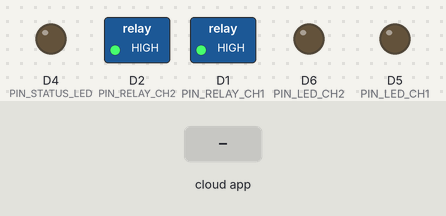
Bench run of a sketch on a simulated ESP8266 (Wemos D1 mini). Parts: switched loads named in the sketch (green lamp = pin HIGH), output pins drawn as LEDs (lit = HIGH). The inputs (shaded band) are chosen by the test bench. WiFi joins after 1.5 s; servers stay silent unless stated; network time is answered at once with the bench clock; the local clock reads 2024-03-15 10:24:30 at power-on unless the sketch sets it; EEPROM starts erased; the Firebase database answers and starts empty; what the sketch prints to the serial monitor is not drawn.

Above: at 3.9 s.
4.0 s: the phone or cloud app sets ch1 to 1
At 6.2 s:
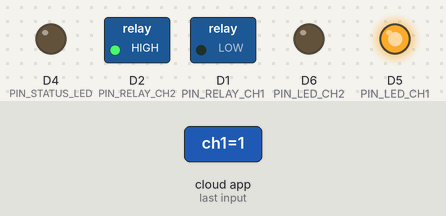
6.5 s: the phone or cloud app sets ch2 to 1
At 7.6 s:
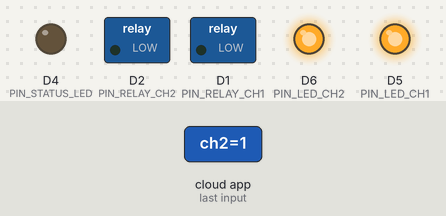
8.8 s: the phone or cloud app sets ch1 to 0
At 9.8 s:
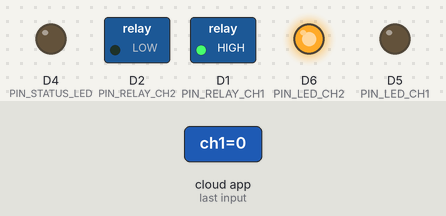
10.7 s: the phone or cloud app sets ch2 to 0
At 12.5 s:
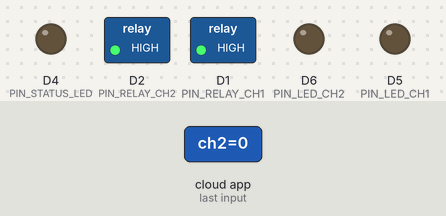
Timing chart, 0 to 14.0 s (numbered marks = the images above; inputs shaded):
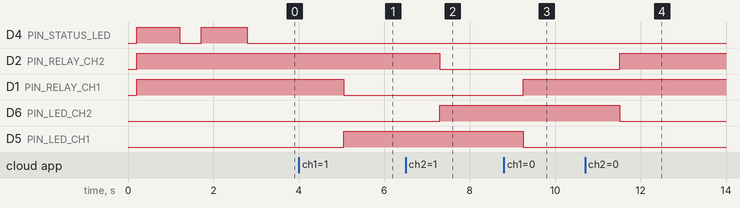

Measured:
- after the input at 4.0 s, D1 (PIN_RELAY_CH1): HIGH → LOW after 1.0 s; D5 (PIN_LED_CH1): LOW → HIGH after 1.0 s
- after the input at 6.5 s, D2 (PIN_RELAY_CH2): HIGH → LOW after 0.80 s; D6 (PIN_LED_CH2): LOW → HIGH after 0.80 s
- after the input at 8.8 s, D1 (PIN_RELAY_CH1): LOW → HIGH after 0.46 s; D5 (PIN_LED_CH1): HIGH → LOW after 0.46 s
- after the input at 10.7 s, D2 (PIN_RELAY_CH2): LOW → HIGH after 0.81 s; D6 (PIN_LED_CH2): HIGH → LOW after 0.81 s

The sketch:

nodemcu_2ch_home_auto.ino
```cpp
/*
 * ═══════════════════════════════════════════════════════════════
 *  Orbit Smart Home — NodeMCU (ESP8266) 2-Channel Firmware
 *  Version: 2.0.0 (Simplified Flat Schema)
 * ═══════════════════════════════════════════════════════════════
 *
 *  HARDWARE:
 *  ─────────────────────────────────────────────────────────────
 *  Board     : NodeMCU 1.0 (ESP-12E) / Wemos D1 Mini
 *  Channel 1 : Relay on D1  → GPIO  5  (RELAY_ACTIVE_LOW = true)
 *  Channel 2 : Relay on D2  → GPIO  4
 *  Status LED: WiFi/Firebase → D4  → GPIO  2  (built-in blue LED)
 *  LED Ch1   : Indication   → D5  → GPIO 14  (ON when ch1 is ON)
 *  LED Ch2   : Indication   → D6  → GPIO 12  (ON when ch2 is ON)
 *
 * ═══════════════════════════════════════════════════════════════
 */

#include <Arduino.h>
#include <ESP8266WiFi.h>
#include <Firebase_ESP_Client.h>
#include <EEPROM.h>
#include <NTPClient.h>
#include <WiFiUdp.h>
#include <addons/TokenHelper.h>
#include <addons/RTDBHelper.h>

// ─── User Configuration ──────────────────────────────────────────────────────

#define WIFI_SSID         "YOUR_WIFI_SSID"
#define WIFI_PASSWORD     "YOUR_WIFI_PASSWORD"

// Firebase project config (copy from .env)
#define FIREBASE_API_KEY  "AIzaSyBGLqqtTbqX3EURUwY0iplcBm0Ryah2I5M"
#define FIREBASE_DB_URL   "https://orbit-d9271-default-rtdb.asia-southeast1.firebasedatabase.app"

// This device's unique credentials (must match Firebase RTDB key)
#define DEVICE_ID         "NODEMCU-2CH-000001"
#define DEVICE_PASSWORD_HASH "91e45b9dc41b1b0cf5576ae64ebaeb1b649771ead2d68df705c91ead989433b5"

// ─── Pin Definitions ─────────────────────────────────────────────────────────
#define PIN_RELAY_CH1     D1   // GPIO  5  — relay for channel 1
#define PIN_RELAY_CH2     D2   // GPIO  4  — relay for channel 2
#define PIN_STATUS_LED    D4   // GPIO  2  — system status LED
#define PIN_LED_CH1       D5   // GPIO 14  — indication LED for channel 1
#define PIN_LED_CH2       D6   // GPIO 12  — indication LED for channel 2

#define STATUS_LED_ACTIVE_LOW   true
#define INDIC_LED_ACTIVE_LOW    false

// ─── Relay Configuration ─────────────────────────────────────────────────────
#define RELAY_ACTIVE_LOW  true
#define RELAY_COUNT       2
#define MAX_CHANNELS      2

const int RELAY_PINS[MAX_CHANNELS] = { PIN_RELAY_CH1, PIN_RELAY_CH2 };
const int LED_PINS[MAX_CHANNELS]   = { PIN_LED_CH1, PIN_LED_CH2 };

#define DEVICE_TYPE   "relay"
#define FIRMWARE_VER  "2.0.0"

// ─── Timing Configuration ────────────────────────────────────────────────────
#define HEARTBEAT_INTERVAL_MS   15000   // Send heartbeat every 15 s
#define FIREBASE_POLL_MS        1000    // Read RTDB every 1 s
#define WIFI_RECONNECT_MS       5000    // WiFi reconnect attempt interval
#define FIREBASE_RECONNECT_MS   10000   // Firebase reconnect attempt interval

#define BLINK_SLOW_MS           1000    // WiFi not connected
#define BLINK_FAST_MS           200     // Firebase not ready

// ─── EEPROM Layout ───────────────────────────────────────────────────────────
#define EEPROM_MAGIC    0xAB
#define EEPROM_SIZE     (1 + MAX_CHANNELS)

// ─── Firebase Objects ─────────────────────────────────────────────────────────
FirebaseData fbdo;
FirebaseData heartbeatFbdo;
FirebaseAuth fbAuth;
FirebaseConfig fbConfig;

// ─── NTP Client ──────────────────────────────────────────────────────────────
WiFiUDP ntpUDP;
NTPClient timeClient(ntpUDP, "pool.ntp.org", 0, 60000);

// ─── State ───────────────────────────────────────────────────────────────────
bool relayStates[MAX_CHANNELS]  = { false, false };
unsigned long lastHeartbeat     = 0;
unsigned long lastFirebasePoll  = 0;
unsigned long lastWifiCheck     = 0;
unsigned long lastFirebaseCheck = 0;
unsigned long lastStatusBlink   = 0;
bool statusLedOn                = false;
bool firebaseReady              = false;

String basePath;
String lastScheduledMinute      = ""; // Prevents double toggles within the same minute

// ─── EEPROM Helpers ──────────────────────────────────────────────────────────
void saveStatesToEEPROM() {
  EEPROM.write(0, EEPROM_MAGIC);
  for (int i = 0; i < RELAY_COUNT; i++) {
    EEPROM.write(1 + i, relayStates[i] ? 1 : 0);
  }
  EEPROM.commit();
  Serial.println("[EEPROM] States saved");
}

bool loadStatesFromEEPROM() {
  if (EEPROM.read(0) != EEPROM_MAGIC) return false;
  for (int i = 0; i < RELAY_COUNT; i++) {
    relayStates[i] = (EEPROM.read(1 + i) == 1);
  }
  return true;
}

// ─── Relay + LED Controls ────────────────────────────────────────────────────
void applyRelayState(int channel, bool state) {
  if (channel < 0 || channel >= MAX_CHANNELS) return;

  // Drive relay
  bool relayPin = RELAY_ACTIVE_LOW ? !state : state;
  digitalWrite(RELAY_PINS[channel], relayPin ? HIGH : LOW);

  // Drive LED indication
  bool ledPin = INDIC_LED_ACTIVE_LOW ? !state : state;
  digitalWrite(LED_PINS[channel], ledPin ? HIGH : LOW);

  relayStates[channel] = state;

  Serial.printf("[Relay] ch%d → %s\n", channel + 1, state ? "ON" : "OFF");
}

void applyAllRelays() {
  for (int i = 0; i < RELAY_COUNT; i++) {
    applyRelayState(i, relayStates[i]);
  }
}

// ─── Status LED ──────────────────────────────────────────────────────────────
void writeStatusLED(bool on) {
  bool pinLevel = STATUS_LED_ACTIVE_LOW ? !on : on;
  digitalWrite(PIN_STATUS_LED, pinLevel ? HIGH : LOW);
}

void updateStatusLED() {
  bool wifiOk = (WiFi.status() == WL_CONNECTED);
  bool fbOk   = wifiOk && firebaseReady && Firebase.ready();

  if (fbOk) {
    writeStatusLED(true); // Solid ON — fully connected
    statusLedOn = true;
    return;
  }

  unsigned long now    = millis();
  unsigned long period = wifiOk ? BLINK_FAST_MS : BLINK_SLOW_MS;

  if (now - lastStatusBlink >= period) {
    lastStatusBlink = now;
    statusLedOn     = !statusLedOn;
    writeStatusLED(statusLedOn);
  }
}

// ─── WiFi ────────────────────────────────────────────────────────────────────
void connectWiFi() {
  if (WiFi.status() == WL_CONNECTED) return;

  Serial.print("[WiFi] Connecting to ");
  Serial.print(WIFI_SSID);
  WiFi.begin(WIFI_SSID, WIFI_PASSWORD);

  int attempts = 0;
  while (WiFi.status() != WL_CONNECTED && attempts < 20) {
    delay(500);
    Serial.print(".");
    attempts++;
    updateStatusLED();
  }

  if (WiFi.status() == WL_CONNECTED) {
    Serial.println("\n[WiFi] Connected! IP: " + WiFi.localIP().toString());
  } else {
    Serial.println("\n[WiFi] Failed. Will retry...");
  }
}

// ─── Firebase ────────────────────────────────────────────────────────────────
void initFirebase() {
  fbConfig.api_key      = FIREBASE_API_KEY;
  fbConfig.database_url = FIREBASE_DB_URL;
  fbConfig.token_status_callback      = tokenStatusCallback;
  fbConfig.max_token_generation_retry = 5;

  Serial.print("[Firebase] Signing in anonymously...");
  if (Firebase.signUp(&fbConfig, &fbAuth, "", "")) {
    Serial.println(" OK");
  } else {
    Serial.println(" FAILED!");
  }

  Firebase.begin(&fbConfig, &fbAuth);
  Firebase.reconnectWiFi(true);

  fbdo.setResponseSize(2048);
  heartbeatFbdo.setResponseSize(1024);
}

void registerDevice() {
  // Register flat meta info
  Firebase.RTDB.setString(&fbdo, basePath + "/device_id",       DEVICE_ID);
  Firebase.RTDB.setString(&fbdo, basePath + "/device_password", DEVICE_PASSWORD_HASH);
  Firebase.RTDB.setInt(&fbdo,    basePath + "/relay_count",     RELAY_COUNT);
  Firebase.RTDB.setString(&fbdo, basePath + "/firmwareVersion", FIRMWARE_VER);

  // Set default active bits if they don't exist yet
  if (!Firebase.RTDB.getInt(&fbdo, basePath + "/auto")) {
    Firebase.RTDB.setInt(&fbdo, basePath + "/auto", 0);
    Firebase.RTDB.setInt(&fbdo, basePath + "/timer", 0);
    Firebase.RTDB.setInt(&fbdo, basePath + "/ch1", relayStates[0] ? 1 : 0);
    Firebase.RTDB.setInt(&fbdo, basePath + "/ch2", relayStates[1] ? 1 : 0);
  }

  Serial.println("[Firebase] Device registered/verified on flat schema");
}

// ─── Heartbeat ───────────────────────────────────────────────────────────────
void sendHeartbeat() {
  unsigned long epochMs = (unsigned long long)timeClient.getEpochTime() * 1000ULL;
  if (epochMs == 0) epochMs = millis(); // Fallback

  Firebase.RTDB.setInt(&heartbeatFbdo,    basePath + "/heartbeat", epochMs);
  Firebase.RTDB.setString(&heartbeatFbdo, basePath + "/status",    "online");
  Serial.println("[Heartbeat] Sent at " + String(epochMs));
}

// ─── Sync Channel States from Firebase ───────────────────────────────────────
void syncChannelStates() {
  bool changed = false;

  for (int i = 0; i < RELAY_COUNT; i++) {
    String statePath = basePath + "/ch" + String(i + 1);

    if (Firebase.RTDB.getInt(&fbdo, statePath)) {
      bool newState = (fbdo.intData() == 1);
      if (newState != relayStates[i]) {
        applyRelayState(i, newState);
        changed = true;
      }
    }
  }

  if (changed) saveStatesToEEPROM();
}

// ─── Integrated Timer & Schedule Logic ──────────────────────────────────────
void checkSchedulesAndTimers() {
  if (!timeClient.isTimeSet()) return;

  int currentHour = timeClient.getHours();
  int currentMin  = timeClient.getMinutes();
  String currentTime = (currentHour < 10 ? "0" : "") + String(currentHour) + ":" +
                       (currentMin  < 10 ? "0" : "") + String(currentMin);

  // Avoid processing multiple times in the same minute
  if (currentTime == lastScheduledMinute) return;

  int autoVal = 0, timerVal = 0, autoChannel = 1;
  String autoOn = "", autoOff = "";

  // One-shot fetch of the automation parameters from the flat RTDB node
  if (Firebase.RTDB.getInt(&fbdo, basePath + "/auto"))         autoVal     = fbdo.intData();
  if (Firebase.RTDB.getInt(&fbdo, basePath + "/timer"))        timerVal    = fbdo.intData();
  if (Firebase.RTDB.getInt(&fbdo, basePath + "/auto_channel")) autoChannel = fbdo.intData();
  if (Firebase.RTDB.getString(&fbdo, basePath + "/auto_on"))   autoOn      = fbdo.stringData();
  if (Firebase.RTDB.getString(&fbdo, basePath + "/auto_off"))  autoOff     = fbdo.stringData();

  int targetChIdx = autoChannel - 1;
  if (targetChIdx < 0 || targetChIdx >= RELAY_COUNT) return;

  // ── 1. Countdown Timer Trigger check ──────────────────────────────────────
  if (timerVal == 1 && autoOff != "" && relayStates[targetChIdx]) {
    if (currentTime == autoOff) {
      applyRelayState(targetChIdx, false);

      // Update DB directly to clear the active timer bit
      Firebase.RTDB.setInt(&fbdo, basePath + "/ch" + String(autoChannel), 0);
      Firebase.RTDB.setInt(&fbdo, basePath + "/timer", 0);
      Firebase.RTDB.setString(&fbdo, basePath + "/auto_off", "");

      saveStatesToEEPROM();
      lastScheduledMinute = currentTime;
      Serial.println("[Timer] Expired for ch" + String(autoChannel) + " → OFF");
      return;
    }
  }

  // ── 2. Daily Schedule Automation check ────────────────────────────────────
  if (autoVal == 1 && autoOn != "" && autoOff != "") {
    // Turn ON trigger
    if (currentTime == autoOn && !relayStates[targetChIdx]) {
      applyRelayState(targetChIdx, true);
      Firebase.RTDB.setInt(&fbdo, basePath + "/ch" + String(autoChannel), 1);
      saveStatesToEEPROM();
      lastScheduledMinute = currentTime;
      Serial.println("[Schedule] ch" + String(autoChannel) + " → ON");
    }
    // Turn OFF trigger
    if (currentTime == autoOff && relayStates[targetChIdx]) {
      applyRelayState(targetChIdx, false);

      // Disable schedule auto after completion to optimize reads
      Firebase.RTDB.setInt(&fbdo, basePath + "/ch" + String(autoChannel), 0);
      Firebase.RTDB.setInt(&fbdo, basePath + "/auto", 0);
      Firebase.RTDB.setString(&fbdo, basePath + "/auto_on", "");
      Firebase.RTDB.setString(&fbdo, basePath + "/auto_off", "");

      saveStatesToEEPROM();
      lastScheduledMinute = currentTime;
      Serial.println("[Schedule] ch" + String(autoChannel) + " → OFF (Disabled)");
    }
  }
}

// ─── Setup ───────────────────────────────────────────────────────────────────
void setup() {
  Serial.begin(115200);
  delay(200);
  Serial.println("\n[Orbit] NodeMCU Smart Home Firmware v" FIRMWARE_VER);
  Serial.println("[Device] ID: " DEVICE_ID);

  // Configure Pins
  for (int i = 0; i < RELAY_COUNT; i++) {
    pinMode(RELAY_PINS[i], OUTPUT);
    digitalWrite(RELAY_PINS[i], RELAY_ACTIVE_LOW ? HIGH : LOW);
  }
  for (int i = 0; i < RELAY_COUNT; i++) {
    pinMode(LED_PINS[i], OUTPUT);
    digitalWrite(LED_PINS[i], INDIC_LED_ACTIVE_LOW ? HIGH : LOW);
  }
  pinMode(PIN_STATUS_LED, OUTPUT);
  writeStatusLED(false);

  // Restore States from EEPROM
  EEPROM.begin(EEPROM_SIZE);
  if (loadStatesFromEEPROM()) {
    Serial.println("[EEPROM] Restored states");
  } else {
    Serial.println("[EEPROM] Defaults OFF");
    for (int i = 0; i < RELAY_COUNT; i++) relayStates[i] = false;
  }
  applyAllRelays();

  basePath = "deviceData/" + String(DEVICE_ID);

  connectWiFi();

  timeClient.begin();
  timeClient.update();

  initFirebase();

  Serial.print("[Firebase] Waiting for auth");
  unsigned long authTimeout = millis();
  while (!Firebase.ready() && millis() - authTimeout < 15000) {
    delay(300);
    Serial.print(".");
    updateStatusLED();
  }
  Serial.println();

  if (Firebase.ready()) {
    firebaseReady = true;
    registerDevice();
    sendHeartbeat();
    lastHeartbeat = millis();
    Serial.println("[Orbit] ✓ Fully Ready!");
  } else {
    Serial.println("[Firebase] Auth timed out — retrying in loop");
  }
}

// ─── Loop ────────────────────────────────────────────────────────────────────
void loop() {
  unsigned long now = millis();

  updateStatusLED();

  // WiFi Reconnect
  if (now - lastWifiCheck >= WIFI_RECONNECT_MS) {
    lastWifiCheck = now;
    if (WiFi.status() != WL_CONNECTED) {
      Serial.println("[WiFi] Reconnecting...");
      WiFi.reconnect();
    }
  }

  // Firebase Reconnect
  if (!firebaseReady || !Firebase.ready()) {
    if (now - lastFirebaseCheck >= FIREBASE_RECONNECT_MS) {
      lastFirebaseCheck = now;
      if (Firebase.ready()) {
        firebaseReady = true;
        registerDevice();
        Serial.println("[Firebase] Reconnected ✓");
      }
    }
    delay(10);
    return;
  }

  timeClient.update();

  // Heartbeat every 15 seconds (NTP based or Millis based)
  if (now - lastHeartbeat >= HEARTBEAT_INTERVAL_MS) {
    lastHeartbeat = now;
    sendHeartbeat();
  }

  // Poll RTDB every 1 second
  if (now - lastFirebasePoll >= FIREBASE_POLL_MS) {
    lastFirebasePoll = now;
    syncChannelStates();
    checkSchedulesAndTimers();
  }

  yield();
}
```
